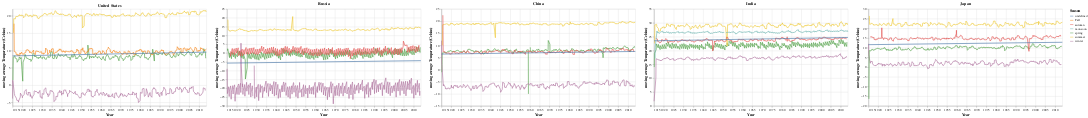

This figure's notebook cell:
### Code cell
create_chart(top5[top5['country'] == 'United States'], 'United States') | create_chart(top5[top5['country'] == 'Russia'], 'Russia') | create_chart(top5[top5['country'] == 'China'], 'China') | create_chart(top5[top5['country'] == 'India'], 'India') | create_chart(top5[top5['country'] == 'Japan'], 'Japan')

### Figure 1 — Vega-Lite specification as saved in the notebook (floating-point values rounded to 4 significant figures; data arrays with more than 128 entries replaced by an {"elided": "..."} marker saying what was removed)
{"config": {"view": {"continuousWidth": 400, "continuousHeight": 300}}, "hconcat": [{"layer": [{"mark": "line", "encoding": {"color": {"field": "season", "title": "Season", "type": "nominal"}, "tooltip": [{"field": "dt", "type": "temporal"}, {"field": "movingaverage", "type": "quantitative"}, {"field": "season", "type": "nominal"}], "x": {"field": "dt", "title": "Year", "type": "temporal"}, "y": {"field": "movingaverage", "scale": {"zero": false}, "title": "moving average Temperature (Celsius)", "type": "quantitative"}}, "height": 300, "title": "United States", "width": 600}, {"mark": "line", "encoding": {"color": {"field": "season", "title": "Season", "type": "nominal"}, "tooltip": [{"field": "dt", "type": "temporal"}, {"field": "movingaverage", "type": "quantitative"}, {"field": "season", "type": "nominal"}], "x": {"field": "dt", "title": "Year", "type": "temporal"}, "y": {"field": "movingaverage", "scale": {"zero": false}, "title": "moving average Temperature (Celsius)", "type": "quantitative"}}, "height": 300, "title": "United States", "transform": [{"on": "dt", "regression": "movingaverage", "method": "linear", "as": ["dt", "movingaverage"]}], "width": 600}], "data": {"name": "data-996d56d0f29c3c8d971e6e02b080968d"}}, {"layer": [{"mark": "line", "encoding": {"color": {"field": "season", "title": "Season", "type": "nominal"}, "tooltip": [{"field": "dt", "type": "temporal"}, {"field": "movingaverage", "type": "quantitative"}, {"field": "season", "type": "nominal"}], "x": {"field": "dt", "title": "Year", "type": "temporal"}, "y": {"field": "movingaverage", "scale": {"zero": false}, "title": "moving average Temperature (Celsius)", "type": "quantitative"}}, "height": 300, "title": "Russia", "width": 600}, {"mark": "line", "encoding": {"color": {"field": "season", "title": "Season", "type": "nominal"}, "tooltip": [{"field": "dt", "type": "temporal"}, {"field": "movingaverage", "type": "quantitative"}, {"field": "season", "type": "nominal"}], "x": {"field": "dt", "title": "Year", "type": "temporal"}, "y": {"field": "movingaverage", "scale": {"zero": false}, "title": "moving average Temperature (Celsius)", "type": "quantitative"}}, "height": 300, "title": "Russia", "transform": [{"on": "dt", "regression": "movingaverage", "method": "linear", "as": ["dt", "movingaverage"]}], "width": 600}], "data": {"name": "data-1f00c4ffcd22d1e1c18d3244d188a0c0"}}, {"layer": [{"mark": "line", "encoding": {"color": {"field": "season", "title": "Season", "type": "nominal"}, "tooltip": [{"field": "dt", "type": "temporal"}, {"field": "movingaverage", "type": "quantitative"}, {"field": "season", "type": "nominal"}], "x": {"field": "dt", "title": "Year", "type": "temporal"}, "y": {"field": "movingaverage", "scale": {"zero": false}, "title": "moving average Temperature (Celsius)", "type": "quantitative"}}, "height": 300, "title": "China", "width": 600}, {"mark": "line", "encoding": {"color": {"field": "season", "title": "Season", "type": "nominal"}, "tooltip": [{"field": "dt", "type": "temporal"}, {"field": "movingaverage", "type": "quantitative"}, {"field": "season", "type": "nominal"}], "x": {"field": "dt", "title": "Year", "type": "temporal"}, "y": {"field": "movingaverage", "scale": {"zero": false}, "title": "moving average Temperature (Celsius)", "type": "quantitative"}}, "height": 300, "title": "China", "transform": [{"on": "dt", "regression": "movingaverage", "method": "linear", "as": ["dt", "movingaverage"]}], "width": 600}], "data": {"name": "data-a474808982b052634b6c5e553966af71"}}, {"layer": [{"mark": "line", "encoding": {"color": {"field": "season", "title": "Season", "type": "nominal"}, "tooltip": [{"field": "dt", "type": "temporal"}, {"field": "movingaverage", "type": "quantitative"}, {"field": "season", "type": "nominal"}], "x": {"field": "dt", "title": "Year", "type": "temporal"}, "y": {"field": "movingaverage", "scale": {"zero": false}, "title": "moving average Temperature (Celsius)", "type": "quantitative"}}, "height": 300, "title": "India", "width": 600}, {"mark": "line", "encoding": {"color": {"field": "season", "title": "Season", "type": "nominal"}, "tooltip": [{"field": "dt", "type": "temporal"}, {"field": "movingaverage", "type": "quantitative"}, {"field": "season", "type": "nominal"}], "x": {"field": "dt", "title": "Year", "type": "temporal"}, "y": {"field": "movingaverage", "scale": {"zero": false}, "title": "moving average Temperature (Celsius)", "type": "quantitative"}}, "height": 300, "title": "India", "transform": [{"on": "dt", "regression": "movingaverage", "method": "linear", "as": ["dt", "movingaverage"]}], "width": 600}], "data": {"name": "data-fc79652cfa55c1e59557d9f2d1d17915"}}, {"layer": [{"mark": "line", "encoding": {"color": {"field": "season", "title": "Season", "type": "nominal"}, "tooltip": [{"field": "dt", "type": "temporal"}, {"field": "movingaverage", "type": "quantitative"}, {"field": "season", "type": "nominal"}], "x": {"field": "dt", "title": "Year", "type": "temporal"}, "y": {"field": "movingaverage", "scale": {"zero": false}, "title": "moving average Temperature (Celsius)", "type": "quantitative"}}, "height": 300, "title": "Japan", "width": 600}, {"mark": "line", "encoding": {"color": {"field": "season", "title": "Season", "type": "nominal"}, "tooltip": [{"field": "dt", "type": "temporal"}, {"field": "movingaverage", "type": "quantitative"}, {"field": "season", "type": "nominal"}], "x": {"field": "dt", "title": "Year", "type": "temporal"}, "y": {"field": "movingaverage", "scale": {"zero": false}, "title": "moving average Temperature (Celsius)", "type": "quantitative"}}, "height": 300, "title": "Japan", "transform": [{"on": "dt", "regression": "movingaverage", "method": "linear", "as": ["dt", "movingaverage"]}], "width": 600}], "data": {"name": "data-b18cbce3e0974ecec35af8ece59c73f2"}}], "$schema": "https://vega.github.io/schema/vega-lite/v4.17.0.json", "datasets": {"data-996d56d0f29c3c8d971e6e02b080968d": {"elided": "1185 records"}, "data-1f00c4ffcd22d1e1c18d3244d188a0c0": {"elided": "1185 records"}, "data-a474808982b052634b6c5e553966af71": {"elided": "1185 records"}, "data-fc79652cfa55c1e59557d9f2d1d17915": {"elided": "1185 records"}, "data-b18cbce3e0974ecec35af8ece59c73f2": {"elided": "1185 records"}}}
